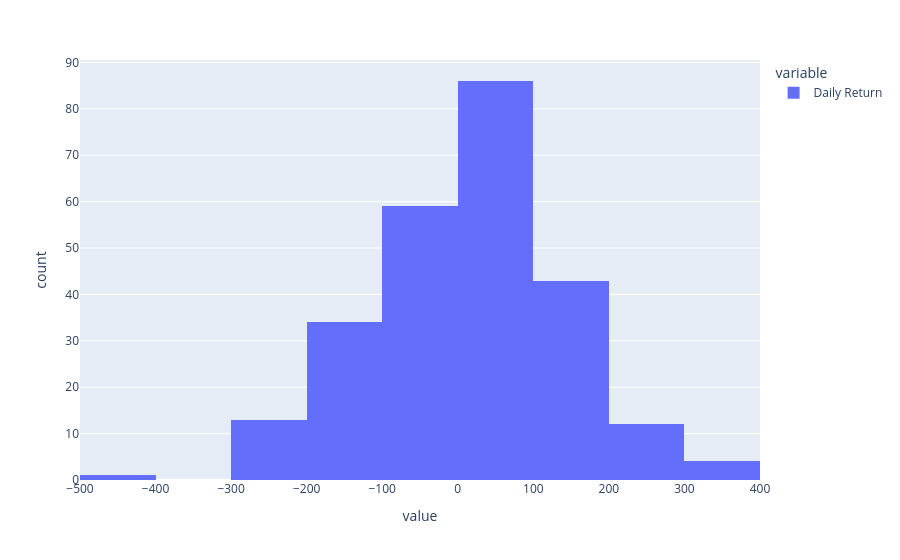

Notebook code cell kept with this figure:
### Markdown cell above
### Visualisation

Create a histogram of the "Daily Return" column. Experiment with using different "bin" sizes from 5 to 20.

### Code cell
fig = px.histogram(df['Daily Return'], nbins=10)
fig.show()

### Figure 1 — Plotly figure (JSON) as saved in the notebook; plotly's stock layout.template omitted (floating-point values rounded to 4 significant figures; data arrays with more than 128 entries replaced by an {"elided": "..."} marker saying what was removed)
{"data": [{"bingroup": "x", "hovertemplate": "variable=Daily Return<br>value=%{x}<br>count=%{y}<extra></extra>", "legendgroup": "Daily Return", "marker": {"color": "#636efa", "pattern": {"shape": ""}}, "name": "Daily Return", "nbinsx": 10, "orientation": "v", "showlegend": true, "type": "histogram", "x": {"elided": "252 float values"}, "xaxis": "x", "yaxis": "y"}], "layout": {"barmode": "relative", "legend": {"title": {"text": "variable"}, "tracegroupgap": 0}, "margin": {"t": 60}, "xaxis": {"anchor": "y", "domain": [0, 1], "title": {"text": "value"}}, "yaxis": {"anchor": "x", "domain": [0, 1], "title": {"text": "count"}}}}
